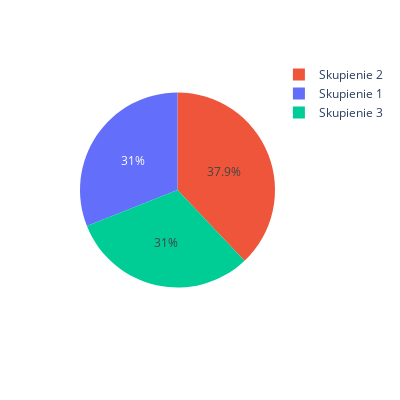

Notebook code for this chart:
### Code cell
# knee point - powinniśmy podzielić obiekty na 3 skupienia

pie=clusters.groupby('label').size().reset_index()
pie.columns=['label','value']
px.pie(pie,values='value',names=["Skupienie 1","Skupienie 2","Skupienie 3"],color=['blue','red','green'],height=400,width=400)

### Figure 1 — Plotly figure (JSON) as saved in the notebook; plotly's stock layout.template omitted (floating-point values rounded to 4 significant figures)
{"data": [{"customdata": [["blue"], ["red"], ["green"]], "domain": {"x": [0, 1], "y": [0, 1]}, "hovertemplate": "label=%{label}<br>value=%{value}<br>color=%{customdata[0]}<extra></extra>", "labels": ["Skupienie 1", "Skupienie 2", "Skupienie 3"], "legendgroup": "", "marker": {"colors": ["#636efa", "#EF553B", "#00cc96"]}, "name": "", "showlegend": true, "type": "pie", "values": [9, 11, 9]}], "layout": {"height": 400, "legend": {"tracegroupgap": 0}, "margin": {"t": 60}, "width": 400}}
